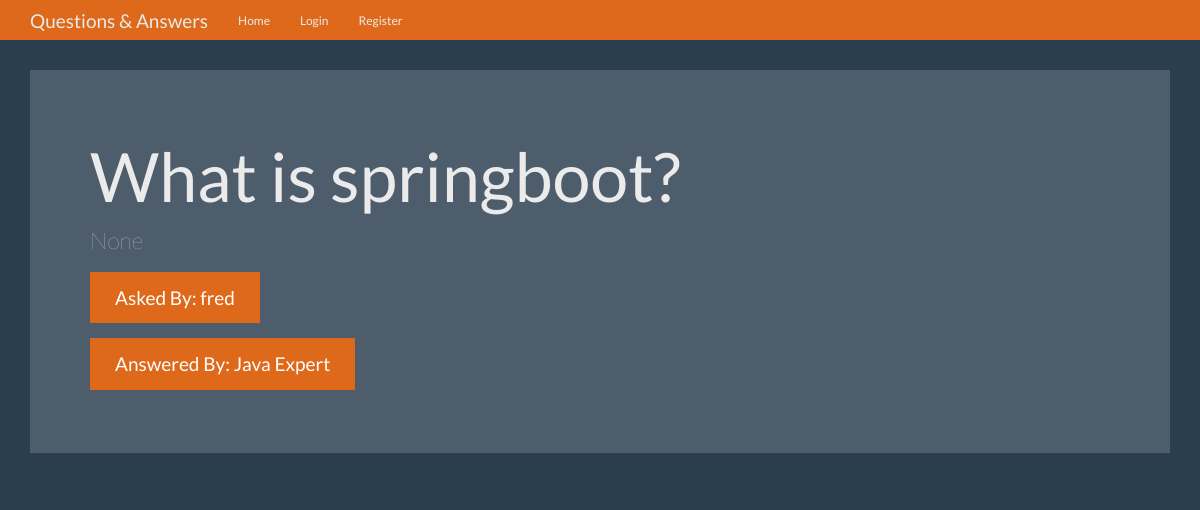
Page /question/4 on the earlier database version.
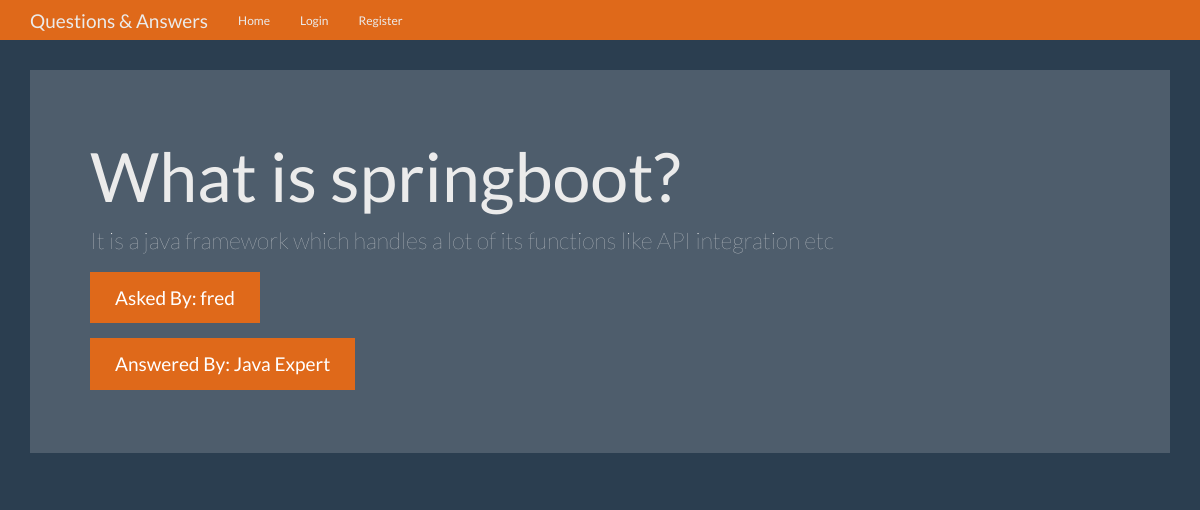
Same page on the later database version.
### models/question.py (models this page shows, shortened)
class Question(db.Model):
    __tablename__ = 'question'
    id = db.Column(db.Integer, primary_key = True)
    question = db.Column(db.Text)
    answer = db.Column(db.Text)
    asked_by_id = db.Column(db.Integer, db.ForeignKey('user.id'))
    expert_id = db.Column(db.Integer, db.ForeignKey('user.id'))
    @classmethod
    def get_by_id(cls, id):
        return cls.query.get_or_404(id)

### qa/views.py (the view)
@q_a.route('/question/<int:question_id>')
def question(question_id):
    question = Question.get_by_id(question_id)
    context = {
        'question': question
    }
    return render_template('question.html', **context)

### templates/question.html (shortened to what this page needs)
{% extends 'base.html' %}
{% block content %}
<div class="jumbotron">
        <h1>{{ question.question }}</h1>
        <p>{{ question.answer }}</p>
        <p><a class="btn btn-primary btn-lg">Asked By: {{ question.asker.name }}</a></p>
        <p><a class="btn btn-primary btn-lg">Answered By: {{ question.expert.name }}</a></p>
      </div>
{% endblock %}

Differences in the rows shown:
changed Question "What is springboot?": answer "None" → "It is a java framework which handles a lot of its functions like API integration etc"
